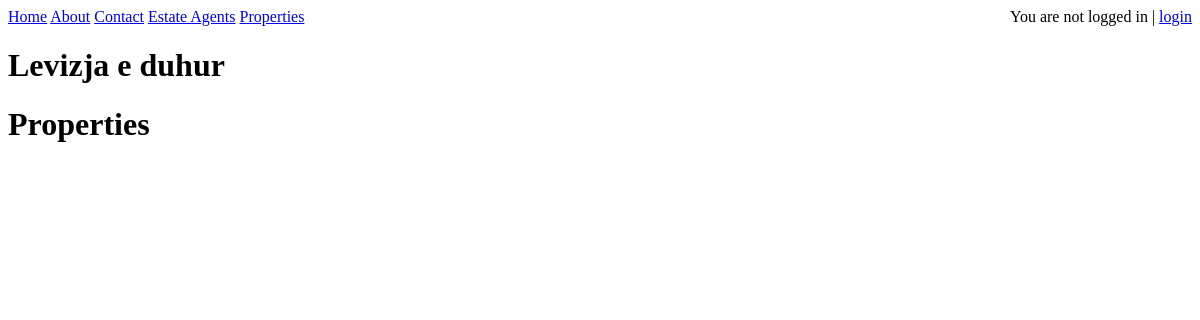
Page /property/ on the earlier database version.
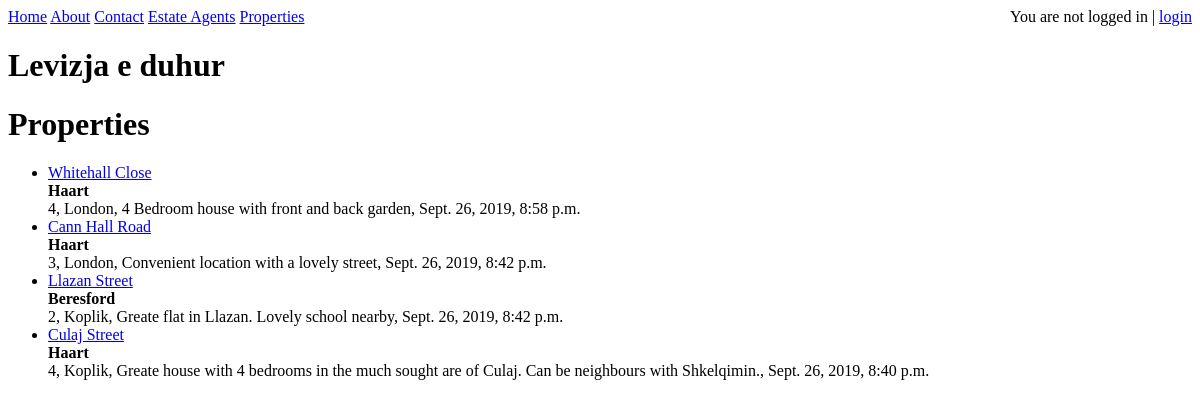
Same page on the later database version.
### property/models.py (models this page shows, shortened)
class Property(models.Model):
	estate_agent 	= models.ForeignKey(EstateAgent, on_delete=models.CASCADE)
	user 			= models.CharField(max_length=120)
	location		= models.CharField(max_length=120)
	street_name 	= models.CharField(max_length=120)
	property_type	= models.CharField(max_length=120)
	number_rooms	= models.IntegerField()
	description 	= models.TextField(blank=True, null=True, help_text="Enter details of the property")
	timestamp		= models.DateTimeField(auto_now_add=True)
	updated			= models.DateTimeField(auto_now=True)
	def get_absolute_url(self):
		return reverse('property:detail', kwargs={'pk': self.pk})
	class Meta:
		ordering = ['-timestamp', '-updated']

### estate_agent/models.py (models this page shows, shortened)
class EstateAgent(models.Model):
	name				= models.CharField(max_length=120)
	address1			= models.CharField(max_length=120, null=True, blank=True)
	address2			= models.CharField(max_length=120, null=True, blank=True) # , validators=[validate_location]
	postcode			= models.CharField(max_length=8)
	timestamp			= models.DateTimeField(auto_now_add=True)
	updated				= models.DateTimeField(auto_now=True)
	slug				= models.SlugField(null=True, blank=True)
	def __str__(self):
		return self.name

### property/views.py (the view)
class PropertyListView(ListView):
    def get_queryset(self):
        return Property.objects.filter()

### property/templates/property/property_list.html (shortened to what this page needs)
{% extends "base.html" %}
{% block content%}
<h1>Properties</h1>
<ul>
	{% for obj in object_list %}
		<li><a href='{{obj.get_absolute_url }}'>{{ obj.street_name }}</a><br/>
		<b>{{ obj.estate_agent }}</b> <br />{{ obj.number_rooms }}, {{ obj.location }}, {{ obj.description }}, {{ obj.timestamp }} </li>
	{% endfor %}
</ul>
{% endblock content %}

### templates/base.html (shortened to what this page needs)
<!DOCTYPE html>
<html   lang='en'>
<head id="head">
</head>
<body>
{% include 'snippets/nav.html' %}
	<h1>Levizja e duhur</h1>
	<div class="container">
	{% block content %}
	{% endblock content %}
	</div>
</body>
</html>

### templates/snippets/nav.html (shortened to what this page needs)
<div class="container" style="float: left">
    <a href='{% url "home" %}'>Home</a>
    <a href='{% url "about" %}'>About</a>
    <a href='{% url "contact" %}'>Contact</a>
    <a href='{% url "estate_agents:list" %}'>Estate Agents</a>
    <a href='{% url "property:list" %}'>Properties</a>
</div>
{% if user.is_authenticated %}
<div style="float: right">You are logged in as {{ user.email }}
    | <a href='{%url "logout" %}'>logout</a>
    | <a href='{%url "admin:index" %}'>admin</a></div>
{% else %}
<div style="float: right">You are not logged in | <a href='{%url "login" %}'>login</a> </div>
{% endif %}

Differences in the rows shown:
added Property: street_name "Whitehall Close", estate_agent "Haart", number_rooms "4", location "London", description "4 Bedroom house with front and back garden", timestamp "Sept. 26, 2019, 8:58 p.m."
added Property: street_name "Cann Hall Road", estate_agent "Haart", number_rooms "3", location "London", description "Convenient location with a lovely street", timestamp "Sept. 26, 2019, 8:42 p.m."
added Property: street_name "Llazan Street", estate_agent "Beresford", number_rooms "2", location "Koplik", description "Greate flat in Llazan. Lovely school nearby", timestamp "Sept. 26, 2019, 8:42 p.m."
added Property: street_name "Culaj Street", estate_agent "Haart", number_rooms "4", location "Koplik", description "Greate house with 4 bedrooms in the much sought are of Culaj. Can be neighbours with Shkelqimin.", timestamp "Sept. 26, 2019, 8:40 p.m."
